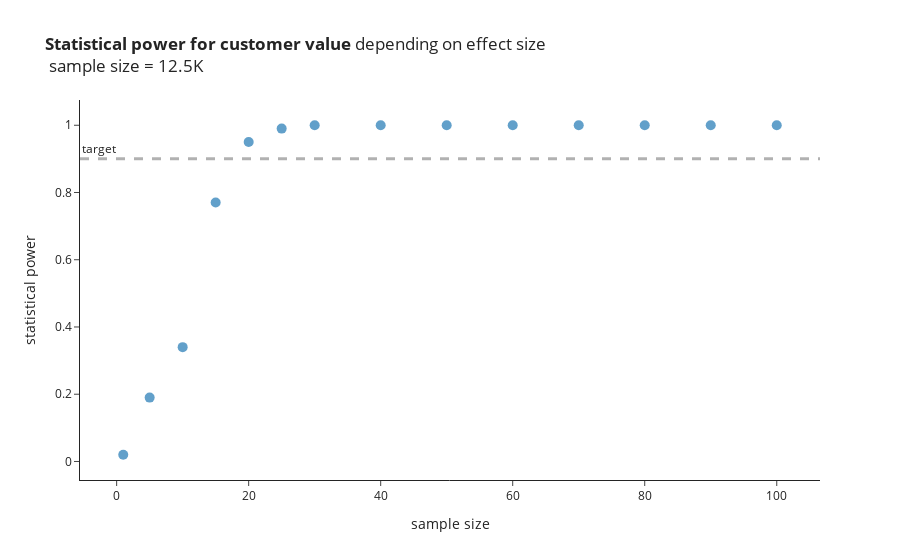

The code cell stored with this chart in its notebook:
### Code cell
fig = px.scatter(x = val_effect_size_sim_stats_df.effect_size, y = val_effect_size_sim_stats_df.successful_experiment,
                title = '<b>Statistical power for customer value</b> depending on effect size <br> sample size = 12.5K',
                labels = {'y': 'statistical power', 'x': 'sample size', 'color': 'number of experiments'})
fig.update_traces(marker=dict(size=10, opacity = 0.7))
fig.add_hline(
    y=0.9, line_width=3, line_dash="dash", 
    line_color='black', annotation_text="target", 
    annotation_position="top left"
)

### Figure 1 — Plotly figure (JSON) as saved in the notebook; plotly's stock layout.template omitted (floating-point values rounded to 4 significant figures)
{"data": [{"hovertemplate": "sample size=%{x}<br>statistical power=%{y}<extra></extra>", "legendgroup": "", "marker": {"color": "#1F77B4", "opacity": 0.7, "size": 10, "symbol": "circle"}, "mode": "markers", "name": "", "orientation": "v", "showlegend": false, "type": "scatter", "x": [1, 5, 10, 15, 20, 25, 30, 40, 50, 60, 70, 80, 90, 100], "xaxis": "x", "y": [0.02, 0.19, 0.34, 0.77, 0.95, 0.99, 1, 1, 1, 1, 1, 1, 1, 1], "yaxis": "y"}], "layout": {"annotations": [{"showarrow": false, "text": "target", "x": 0, "xanchor": "left", "xref": "x domain", "y": 0.9, "yanchor": "bottom", "yref": "y"}], "autosize": true, "legend": {"tracegroupgap": 0}, "shapes": [{"line": {"color": "black", "dash": "dash", "width": 3}, "type": "line", "x0": 0, "x1": 1, "xref": "x domain", "y0": 0.9, "y1": 0.9, "yref": "y"}], "title": {"text": "<b>Statistical power for customer value</b> depending on effect size <br> sample size = 12.5K"}, "xaxis": {"anchor": "y", "autorange": true, "domain": [0, 1], "range": [-5.309, 106.3], "title": {"text": "sample size"}, "type": "linear"}, "yaxis": {"anchor": "x", "autorange": true, "domain": [0, 1], "range": [-0.07997, 1.1], "title": {"text": "statistical power"}, "type": "linear"}}}
